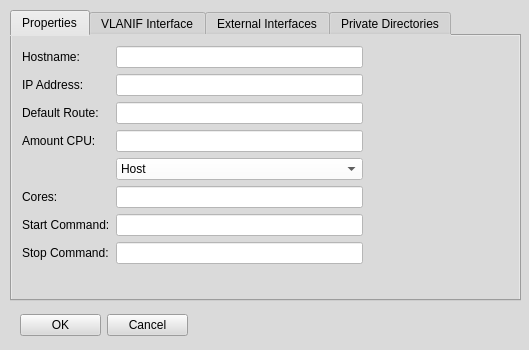
<?xml version="1.0" encoding="UTF-8"?>
<ui version="4.0">
 <class>HostPropertiesWindow</class>
 <widget class="QMainWindow" name="HostPropertiesWindow">
  <property name="geometry">
   <rect>
    <x>0</x>
    <y>0</y>
    <width>529</width>
    <height>350</height>
   </rect>
  </property>
  <property name="windowTitle">
   <string>MainWindow</string>
  </property>
  <property name="styleSheet">
   <string notr="true">background-color: rgb(218, 218, 218);</string>
  </property>
  <widget class="QWidget" name="centralwidget">
   <widget class="QWidget" name="gridLayoutWidget">
    <property name="geometry">
     <rect>
      <x>20</x>
      <y>310</y>
      <width>168</width>
      <height>31</height>
     </rect>
    </property>
    <layout class="QGridLayout" name="gridLayout">
     <item row="0" column="0">
      <widget class="QPushButton" name="pushButton">
       <property name="text">
        <string>OK</string>
       </property>
      </widget>
     </item>
     <item row="0" column="1">
      <widget class="QPushButton" name="pushButton_5">
       <property name="text">
        <string>Cancel</string>
       </property>
      </widget>
     </item>
    </layout>
   </widget>
   <widget class="QTabWidget" name="tabWidget">
    <property name="geometry">
     <rect>
      <x>10</x>
      <y>10</y>
      <width>511</width>
      <height>291</height>
     </rect>
    </property>
    <property name="currentIndex">
     <number>0</number>
    </property>
    <widget class="QWidget" name="tab">
     <attribute name="title">
      <string>Properties</string>
     </attribute>
     <widget class="QWidget" name="formLayoutWidget">
      <property name="geometry">
       <rect>
        <x>10</x>
        <y>10</y>
        <width>341</width>
        <height>250</height>
       </rect>
      </property>
      <layout class="QFormLayout" name="formLayout">
       <item row="0" column="0">
        <widget class="QLabel" name="label">
         <property name="text">
          <string>Hostname:</string>
         </property>
        </widget>
       </item>
       <item row="0" column="1">
        <widget class="QLineEdit" name="lineEdit">
         <property name="styleSheet">
          <string notr="true">background-color: rgb(255, 255, 255);</string>
         </property>
        </widget>
       </item>
       <item row="1" column="0">
        <widget class="QLabel" name="label_2">
         <property name="text">
          <string>IP Address:</string>
         </property>
        </widget>
       </item>
       <item row="1" column="1">
        <widget class="QLineEdit" name="lineEdit_2">
         <property name="styleSheet">
          <string notr="true">background-color: rgb(255, 255, 255);</string>
         </property>
        </widget>
       </item>
       <item row="2" column="0">
        <widget class="QLabel" name="label_3">
         <property name="text">
          <string>Default Route:</string>
         </property>
        </widget>
       </item>
       <item row="2" column="1">
        <widget class="QLineEdit" name="lineEdit_3">
         <property name="styleSheet">
          <string notr="true">background-color: rgb(255, 255, 255);</string>
         </property>
        </widget>
       </item>
       <item row="4" column="0">
        <widget class="QLabel" name="label_4">
         <property name="text">
          <string>Amount CPU:</string>
         </property>
        </widget>
       </item>
       <item row="4" column="1">
        <widget class="QLineEdit" name="lineEdit_4">
         <property name="styleSheet">
          <string notr="true">background-color: rgb(255, 255, 255);</string>
         </property>
        </widget>
       </item>
       <item row="6" column="0">
        <widget class="QLabel" name="label_5">
         <property name="text">
          <string>Cores:</string>
         </property>
        </widget>
       </item>
       <item row="6" column="1">
        <widget class="QLineEdit" name="lineEdit_5">
         <property name="styleSheet">
          <string notr="true">background-color: rgb(255, 255, 255);</string>
         </property>
        </widget>
       </item>
       <item row="7" column="0">
        <widget class="QLabel" name="label_6">
         <property name="text">
          <string>Start Command:</string>
         </property>
        </widget>
       </item>
       <item row="7" column="1">
        <widget class="QLineEdit" name="lineEdit_6">
         <property name="styleSheet">
          <string notr="true">background-color: rgb(255, 255, 255);</string>
         </property>
        </widget>
       </item>
       <item row="8" column="0">
        <widget class="QLabel" name="label_7">
         <property name="text">
          <string>Stop Command:</string>
         </property>
        </widget>
       </item>
       <item row="8" column="1">
        <widget class="QLineEdit" name="lineEdit_7">
         <property name="styleSheet">
          <string notr="true">background-color: rgb(255, 255, 255);</string>
         </property>
        </widget>
       </item>
       <item row="5" column="1">
        <widget class="QComboBox" name="comboBox">
         <property name="styleSheet">
          <string notr="true">background-color: rgb(255, 255, 255);</string>
         </property>
         <item>
          <property name="text">
           <string>Host</string>
          </property>
         </item>
         <item>
          <property name="text">
           <string>cfs</string>
          </property>
         </item>
         <item>
          <property name="text">
           <string>rt</string>
          </property>
         </item>
        </widget>
       </item>
      </layout>
     </widget>
    </widget>
    <widget class="QWidget" name="tab_2">
     <attribute name="title">
      <string>VLANIF Interface</string>
     </attribute>
     <widget class="QTableWidget" name="tableWidget">
      <property name="geometry">
       <rect>
        <x>10</x>
        <y>60</y>
        <width>211</width>
        <height>181</height>
       </rect>
      </property>
      <property name="styleSheet">
       <string notr="true">background-color: rgb(255, 255, 255);</string>
      </property>
      <column>
       <property name="text">
        <string>IP Address</string>
       </property>
      </column>
      <column>
       <property name="text">
        <string>VLAN ID</string>
       </property>
      </column>
     </widget>
     <widget class="QLabel" name="label_9">
      <property name="geometry">
       <rect>
        <x>10</x>
        <y>40</y>
        <width>91</width>
        <height>16</height>
       </rect>
      </property>
      <property name="text">
       <string>VLAN Interfaces</string>
      </property>
     </widget>
     <widget class="QWidget" name="formLayoutWidget_3">
      <property name="geometry">
       <rect>
        <x>10</x>
        <y>10</y>
        <width>211</width>
        <height>27</height>
       </rect>
      </property>
      <layout class="QFormLayout" name="formLayout_3">
       <item row="0" column="0">
        <widget class="QLabel" name="label_12">
         <property name="sizePolicy">
          <sizepolicy hsizetype="MinimumExpanding" vsizetype="Preferred">
           <horstretch>0</horstretch>
           <verstretch>0</verstretch>
          </sizepolicy>
         </property>
         <property name="text">
          <string>VLAN Interface:</string>
         </property>
        </widget>
       </item>
       <item row="0" column="1">
        <widget class="QPushButton" name="pushButton_3">
         <property name="text">
          <string>add</string>
         </property>
        </widget>
       </item>
      </layout>
     </widget>
    </widget>
    <widget class="QWidget" name="tab_3">
     <attribute name="title">
      <string>External Interfaces</string>
     </attribute>
     <widget class="QTableWidget" name="tableWidget_2">
      <property name="geometry">
       <rect>
        <x>10</x>
        <y>60</y>
        <width>171</width>
        <height>191</height>
       </rect>
      </property>
      <property name="styleSheet">
       <string notr="true">background-color: rgb(255, 255, 255);</string>
      </property>
      <column>
       <property name="text">
        <string>Interface Name</string>
       </property>
      </column>
     </widget>
     <widget class="QLabel" name="label_10">
      <property name="geometry">
       <rect>
        <x>10</x>
        <y>40</y>
        <width>101</width>
        <height>16</height>
       </rect>
      </property>
      <property name="text">
       <string>External Interfaces</string>
      </property>
     </widget>
     <widget class="QWidget" name="formLayoutWidget_2">
      <property name="geometry">
       <rect>
        <x>10</x>
        <y>10</y>
        <width>231</width>
        <height>25</height>
       </rect>
      </property>
      <layout class="QFormLayout" name="formLayout_2">
       <item row="0" column="1">
        <widget class="QPushButton" name="pushButton_2">
         <property name="text">
          <string>add</string>
         </property>
        </widget>
       </item>
       <item row="0" column="0">
        <widget class="QLabel" name="label_11">
         <property name="text">
          <string>External Interface:</string>
         </property>
        </widget>
       </item>
      </layout>
     </widget>
    </widget>
    <widget class="QWidget" name="tab_4">
     <attribute name="title">
      <string>Private Directories</string>
     </attribute>
     <widget class="QLabel" name="label_13">
      <property name="geometry">
       <rect>
        <x>10</x>
        <y>40</y>
        <width>91</width>
        <height>16</height>
       </rect>
      </property>
      <property name="text">
       <string>Directories</string>
      </property>
     </widget>
     <widget class="QWidget" name="formLayoutWidget_4">
      <property name="geometry">
       <rect>
        <x>10</x>
        <y>10</y>
        <width>231</width>
        <height>27</height>
       </rect>
      </property>
      <layout class="QFormLayout" name="formLayout_4">
       <item row="0" column="0">
        <widget class="QLabel" name="label_14">
         <property name="sizePolicy">
          <sizepolicy hsizetype="MinimumExpanding" vsizetype="Preferred">
           <horstretch>0</horstretch>
           <verstretch>0</verstretch>
          </sizepolicy>
         </property>
         <property name="text">
          <string>Private Directory:</string>
         </property>
        </widget>
       </item>
       <item row="0" column="1">
        <widget class="QPushButton" name="pushButton_4">
         <property name="text">
          <string>add</string>
         </property>
        </widget>
       </item>
      </layout>
     </widget>
     <widget class="QTableWidget" name="tableWidget_3">
      <property name="geometry">
       <rect>
        <x>10</x>
        <y>70</y>
        <width>231</width>
        <height>181</height>
       </rect>
      </property>
      <property name="styleSheet">
       <string notr="true">background-color: rgb(255, 255, 255);</string>
      </property>
      <attribute name="horizontalHeaderVisible">
       <bool>false</bool>
      </attribute>
      <attribute name="horizontalHeaderCascadingSectionResizes">
       <bool>false</bool>
      </attribute>
      <attribute name="horizontalHeaderHighlightSections">
       <bool>false</bool>
      </attribute>
      <attribute name="horizontalHeaderMinimumSectionSize">
       <number>46</number>
      </attribute>
      <attribute name="horizontalHeaderShowSortIndicator" stdset="0">
       <bool>true</bool>
      </attribute>
      <attribute name="horizontalHeaderStretchLastSection">
       <bool>true</bool>
      </attribute>
      <attribute name="verticalHeaderMinimumSectionSize">
       <number>31</number>
      </attribute>
      <column>
       <property name="text">
        <string>Mount</string>
       </property>
      </column>
      <column>
       <property name="text">
        <string>Persistent Directory</string>
       </property>
      </column>
     </widget>
    </widget>
   </widget>
  </widget>
 </widget>
 <resources/>
 <connections/>
</ui>
